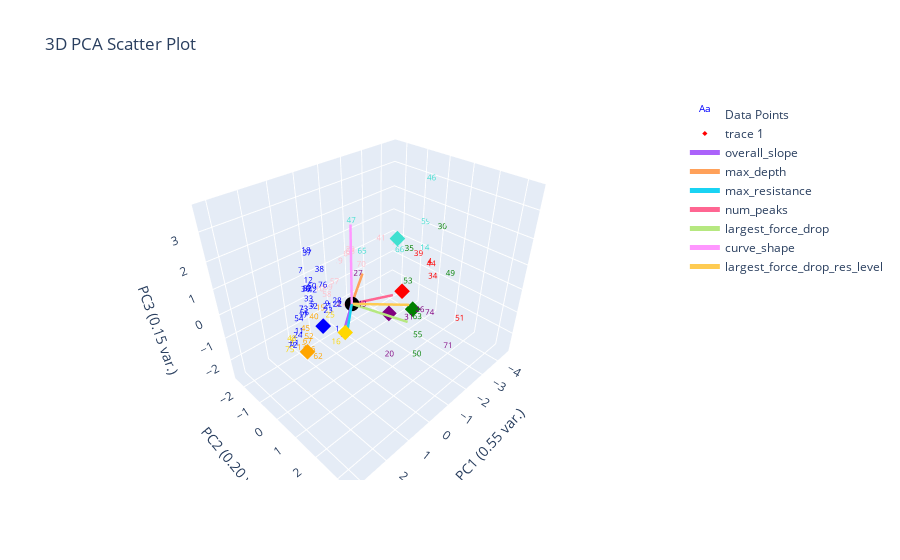

Here is the notebook cell this chart was saved with:
### Markdown cell above
# Marion's Centroid Clustering

### Code cell
def find_marions_labels_means(marions_labeled_data: pd.DataFrame) -> pd.DataFrame:
    # remove non-important cols
    marions_labeled_data = marions_labeled_data.copy()
    numerical_data = plotting.extract_numerical_features(marions_labeled_data)
    marions_labeled_data['encoded'], uniques = pd.factorize(marions_labeled_data['marions_ylabels'])
    label_centroids = []
    for label_num, label_name in enumerate(uniques):
        label_features = numerical_data[marions_labeled_data['encoded'] == label_num]
        label_centroid = label_features.mean(axis=0).tolist() # drop cols for mean calculation
        label_centroid.extend([label_name, label_num])

        label_centroids.append(label_centroid)
    return_cols = numerical_data.columns.tolist()
    return_cols.extend(['marions_ylabels', 'encoded'])
    return pd.DataFrame(data=label_centroids, columns=return_cols)

def euclidean_distance(x: pd.Series, y: pd.Series) -> float:
    return math.sqrt(((y - x) ** 2).sum())

def find_closest_centroid(unlabeled_data_df:pd.DataFrame, marions_centroids:pd.DataFrame) -> pd.DataFrame:
    unlabeled_data_df = unlabeled_data_df.copy()
    unlabeled_data_df = plotting.extract_numerical_features(unlabeled_data_df)
    
    psuedo_label_list = []
    psuedo_label_num_list = []
    unlabeled_data_df = unlabeled_data_df.copy()
    for i, depth_res_curve in unlabeled_data_df.iterrows():
        min_distance = float('inf')
        min_distance_label = ''
        min_distance_label_num = 0
        for j, marions_label_mean in marions_centroids.iterrows():
            curve_to_label_mean_distance = euclidean_distance(depth_res_curve, marions_label_mean)
            if curve_to_label_mean_distance < min_distance:
                min_distance = curve_to_label_mean_distance
                min_distance_label = marions_label_mean['marions_ylabels']
                min_distance_label_num = j
        psuedo_label_list.append(min_distance_label)
        psuedo_label_num_list.append(min_distance_label_num)
    unlabeled_data_df['marions_pseudo_labels'] = psuedo_label_list
    unlabeled_data_df['encoded'] = psuedo_label_num_list
    return unlabeled_data_df

marions_label_centroids = find_marions_labels_means(marions_labeled_data)
psuedo_labeled_data = find_closest_centroid(data_features_df, marions_label_centroids)

plotting.plot_pca(psuedo_labeled_data, psuedo_labeled_data['encoded'], 3, 
    graph_title='marions_psuedo_labels', kmeans_centroids=marions_label_centroids)

plotting.plot_clusters_seperately(psuedo_labeled_data['encoded'], psuedo_labeled_data.index, depth_resist_curve_df_list, data_features_df)

### Figure 1 — Plotly figure (JSON) as saved in the notebook; plotly's stock layout.template omitted (floating-point values rounded to 4 significant figures)
{"data": [{"mode": "text", "name": "Data Points", "text": ["0", "1", "2", "3", "4", "5", "6", "7", "8", "9", "10", "11", "12", "13", "14", "15", "16", "17", "18", "19", "20", "21", "22", "23", "24", "25", "26", "27", "28", "29", "30", "31", "32", "33", "34", "35", "36", "37", "38", "39", "40", "41", "42", "43", "44", "45", "46", "47", "48", "49", "50", "51", "52", "53", "54", "55", "56", "57", "58", "59", "60", "61", "62", "63", "64", "65", "66", "67", "68", "69", "70", "71", "72", "73", "74", "75", "76", "77"], "textfont": {"color": ["blue", "blue", "purple", "gold", "red", "blue", "orange", "blue", "blue", "blue", "pink", "blue", "blue", "orange", "turquoise", "orange", "gold", "blue", "blue", "pink", "purple", "blue", "blue", "blue", "blue", "gold", "purple", "purple", "blue", "pink", "green", "purple", "blue", "blue", "red", "green", "blue", "blue", "blue", "red", "orange", "pink", "blue", "purple", "red", "orange", "turquoise", "turquoise", "gold", "green", "green", "red", "orange", "green", "blue", "green", "blue", "pink", "pink", "turquoise", "blue", "blue", "orange", "green", "pink", "turquoise", "turquoise", "orange", "pink", "pink", "pink", "purple", "blue", "blue", "purple", "gold", "blue", "pink"], "size": 8}, "type": "scatter3d", "x": [1.449, 0.9696, -0.06722, 3.019, -2.408, 1.216, 1.443, 1.943, 1.721, 0.4059, 0.2261, 2.489, 1.367, 2.392, -2.033, 0.4441, 1.862, 2.059, 1.36, -1.468, 0.07427, 0.8254, 0.3119, 0.8252, 2.56, 1.571, -1.454, -0.5613, 0.5527, -1.934, -4.489, -1.225, 1.173, 1.5, -1.846, -3.583, 1.644, 1.317, 0.2897, -2.548, 1.092, -3.419, 1.109, -0.07772, -1.684, 1.99, -2.478, -1.548, 2.997, -3.46, -1.319, -1.663, 1.748, -3.201, 2.291, -1.772, 1.937, -0.8605, -0.03493, -4.516, 1.116, 2.879, 1.074, -1.967, -1.283, -0.394, -2.634, 1.915, -1.35, -0.2045, -1.847, -0.8696, 2.976, 1.98, -1.768, 3.173, 0.2365, -3.555], "y": [-0.3716, 0.2977, -0.812, 0.8069, 1.292, -0.5848, -0.4811, 0.03948, -0.1651, -0.8592, -1.454, 0.4153, -0.444, 0.3147, 1.346, -1.209, 1.355, 0.0983, -0.4123, -2.404, 1.83, -0.3349, -0.4168, -0.2816, 0.4567, 0.782, 1.763, -0.2857, -0.1167, -2.21, 0.1746, 1.458, -0.6135, -0.3519, 1.888, -0.6344, -0.2346, -0.4435, -1.292, 0.6719, -0.7482, -2.049, -0.6626, 0.396, 1.9, 0.01331, 1.052, -1.66, 0.8078, 1.453, 1.874, 3.185, -0.188, -0.298, 0.2038, 1.497, -0.009579, -1.958, -1.409, -0.6503, -0.6461, 0.6952, -0.7631, 1.266, -1.591, 0.1208, -0.2787, -0.05845, -1.539, -1.526, -1.509, 3.389, 0.7776, 0.02977, 1.95, 0.9173, -1.251, -1.312], "z": [0.787, -0.7796, -0.9268, 0.3742, 0.7542, -0.1144, -1.902, 1.88, 1.002, -0.6949, -0.4554, 0.1566, 0.9976, -0.6343, 1.481, -1.056, -0.06233, 0.3217, 2.081, -0.4931, -1.469, -0.2672, -0.5148, -0.4185, 0.06844, 0.4476, -0.519, 0.3978, -0.0725, -0.09381, 0.8434, -0.8896, -0.239, 0.3953, 0.7197, -0.07621, 0.9067, 1.966, 0.4896, 0.73, -0.8074, -0.1216, 0.3791, -0.2781, 1.277, -0.3023, 3.645, 1.526, 0.4473, -0.1684, -2.4, -0.1718, -0.9262, -1.254, 0.3884, -2.02, 0.2871, -0.9485, -0.8108, 0.7352, 0.5389, 0.1182, -2.695, -1.421, 0.2782, 1.532, 0.4377, -0.9337, 0.3806, -0.6416, -0.4038, -0.6806, 0.162, 0.4811, -0.7136, 0.2134, -0.177, -0.07414]}, {"marker": {"color": ["red", "gold", "blue", "green", "purple", "pink", "turquoise", "orange"], "size": 4, "symbol": "diamond"}, "mode": "markers", "type": "scatter3d", "x": [-1.503, 1.355, 1.449, -2.517, -0.7411, -1.172, -1.835, 1.915], "y": [0.8791, 1.203, 0.2673, 0.552, 1.001, -1.406, 0.2981, -0.05845], "z": [0.2074, 0.3042, 0.0552, -1.288, -0.2556, -1.409, 1.872, -0.9337]}, {"marker": {"color": "black", "size": 5}, "mode": "markers", "name": "Origin", "showlegend": false, "type": "scatter3d", "x": [0], "y": [0], "z": [0]}, {"line": {"width": 5}, "mode": "lines+text", "name": "overall_slope", "textposition": "top center", "type": "scatter3d", "x": [0, 1.365], "y": [0, 1.057], "z": [0, 0.03654]}, {"line": {"width": 5}, "mode": "lines+text", "name": "max_depth", "textposition": "top center", "type": "scatter3d", "x": [0, -1.361], "y": [0, -0.9084], "z": [0, 0.1551]}, {"line": {"width": 5}, "mode": "lines+text", "name": "max_resistance", "textposition": "top center", "type": "scatter3d", "x": [0, 1.281], "y": [0, 1.181], "z": [0, 0.1432]}, {"line": {"width": 5}, "mode": "lines+text", "name": "num_peaks", "textposition": "top center", "type": "scatter3d", "x": [0, -1.232], "y": [0, 0.7175], "z": [0, 0.09682]}, {"line": {"width": 5}, "mode": "lines+text", "name": "largest_force_drop", "textposition": "top center", "type": "scatter3d", "x": [0, -1.017], "y": [0, 1.601], "z": [0, -0.4373]}, {"line": {"width": 5}, "mode": "lines+text", "name": "curve_shape", "textposition": "top center", "type": "scatter3d", "x": [0, -0.02613], "y": [0, 0.04985], "z": [0, 2.947]}, {"line": {"width": 5}, "mode": "lines+text", "name": "largest_force_drop_res_level", "textposition": "top center", "type": "scatter3d", "x": [0, -1.044], "y": [0, 1.607], "z": [0, 0.2595]}], "layout": {"autosize": true, "scene": {"xaxis": {"title": {"text": "PC1 (0.55 var.)"}}, "yaxis": {"title": {"text": "PC2 (0.20 var.)"}}, "zaxis": {"title": {"text": "PC3 (0.15 var.)"}}}, "title": {"text": "3D PCA Scatter Plot"}}}
